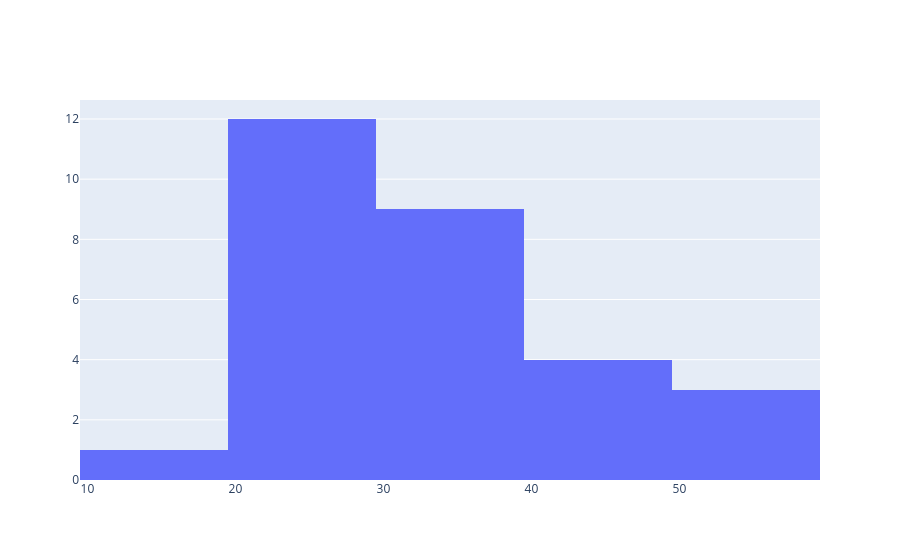

Notebook source saved alongside this figure:
### Code cell
import pandas as pd

df_hist = pd.DataFrame({
    "Customer_Age": [
        18, 20, 21, 22, 22, 23, 24, 25,
        25, 26, 27, 28, 29, 30, 30, 31,
        32, 33, 34, 35, 36, 38, 40, 42,
        45, 47, 50, 52, 55
    ]
})

fig = go.Figure()

fig.add_trace(
    go.Histogram(
        x=df_hist["Customer_Age"]
    )
)

fig.show()

### Figure 1 — Plotly figure (JSON) as saved in the notebook; plotly's stock layout.template omitted (floating-point values rounded to 4 significant figures)
{"data": [{"type": "histogram", "x": [18, 20, 21, 22, 22, 23, 24, 25, 25, 26, 27, 28, 29, 30, 30, 31, 32, 33, 34, 35, 36, 38, 40, 42, 45, 47, 50, 52, 55]}], "layout": {}}
